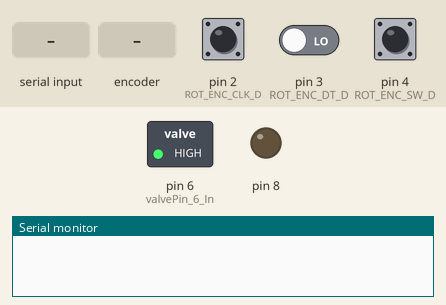
This sketch was run on a simulated Arduino Uno, built with avr-gcc and run on an emulated ATmega328P. Shown: switched loads named in the sketch (green lamp = pin HIGH), output pins drawn as LEDs (lit = HIGH), the last lines printed to the serial monitor. Inputs (shaded band) come from the test bench; at power-on: pin 4 (ROT_ENC_SW_D) HIGH, pin 2 (ROT_ENC_CLK_D) HIGH, pin 3 (ROT_ENC_DT_D) LOW.

Above: at 1.2 s.
1.3 s: "L,45\n" received over Serial
At 1.7 s:
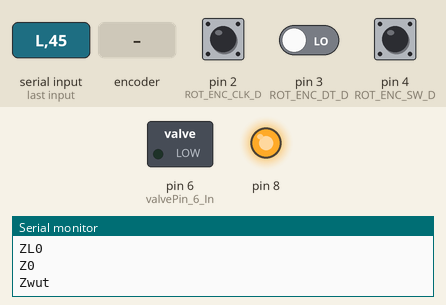
2.8 s: rotary encoder on pin 2 (ROT_ENC_CLK_D) / pin 3 (ROT_ENC_DT_D) turned 1 step (first pin leading)
4.5 s: pin 4 (ROT_ENC_SW_D) pulled LOW for 0.15 s
Timing chart, 0 to 7.5 s (numbered marks = the images above; inputs shaded):
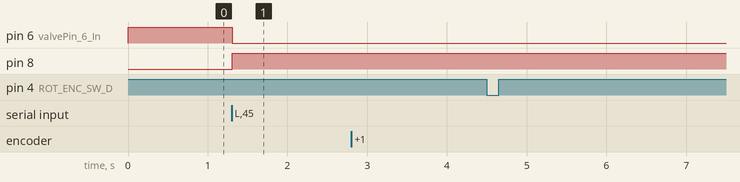

The sketch:

FlowValveTest.ino
```cpp
#define valvePin_6_In 6  // TEMP

#define ROT_ENC_CLK_D 2
#define ROT_ENC_DT_D 3
#define ROT_ENC_SW_D 4

bool flow = false;

int counter_D = 0;
int currentStateCLK_D;
int lastStateCLK_D;

unsigned long lastButtonPress = 0;

int buttonState = 0;
boolean pressed = false;

#define flowSensorPin_A 7

volatile float flow_frequency_A; // Measures flow sensor pulsesunsigned

float l_second_A; // Calculated litres/hour
unsigned long currentTime;
unsigned long cloopTime;

unsigned long volume_Old_A = 0;
unsigned long volume_New_A = 0;

char rotaryHeaders[] = {'A', 'B', 'C', 'D'};          // Headers for the rotary encoders and the button
char flowHeaders[] = {'J', 'K'};                      // Headers for the flow sensors

unsigned long loopTimer;
unsigned long loopTimer2;

void flow_A () {                                               // Interrupt function

  flow_frequency_A++;
}

void setup() {
  // put your setup code here, to run once:

  pinMode(8, OUTPUT);
  digitalWrite(8, LOW);

  pinMode(valvePin_6_In, OUTPUT);
  digitalWrite(valvePin_6_In, HIGH);

  // Set encoder pins as inputs and calibrate the last state
  pinMode(ROT_ENC_CLK_D, INPUT);
  pinMode(ROT_ENC_DT_D, INPUT);
  pinMode(ROT_ENC_SW_D, INPUT_PULLUP);

  lastStateCLK_D = digitalRead(ROT_ENC_CLK_D);

  // Set the flow sensor pins to input and calibrate the timer
  pinMode(flowSensorPin_A, INPUT);
  sei(); // Enable interrupts

  digitalWrite(flowSensorPin_A, HIGH); // Optional Internal Pull-Up
  attachInterrupt(0, flow_A, RISING); // Setup Interrupt


  currentTime = millis();
  cloopTime = currentTime;


  // Setup Serial Monitor
  Serial.begin(9600);

  // Read the initial state of CLK
  lastStateCLK_D = digitalRead(ROT_ENC_CLK_D);

  loopTimer = millis();
}

void loop() {
  // put your main code here, to run repeatedly:
  encoderReaderDay();                                             // Run the rotary encoder for the day selector
  buttonDetection();                                              // Check if the button is pressed
  flowSendData();

  if (Serial.available() > 0) {                                   // If serial data is available for reading
    readData();                                                   // Execute the method to read the data
  }
  delay(1);
}

void readData() {                                                 // Read the data
  String recievedData = Serial.readStringUntil('\n');             // Save the string until the break
  char recieveHeader = recievedData.charAt(0);                    // Check the header
  recievedData.remove(0, 1);                                      // Remove the header
  int data = recievedData.toInt();                                // Transate the remaining string to an int
  Serial.print('Z');
  Serial.println(recieveHeader + String(data));
  //Serial.println("Header Onbekend");
  switch (recieveHeader) {
    case 'L':
    Serial.print('Z');
    Serial.println(data);
      if (data == 1) {
        digitalWrite(valvePin_6_In, HIGH);
        digitalWrite(8, LOW);
        flow = true;
      }
      if (data == 0) {
        digitalWrite(valvePin_6_In, LOW);
        digitalWrite(8, HIGH);
        flow = false;
        Serial.print('Z');
        Serial.println("wut");
      }
      break;
  }
}

void buttonDetection() {
  // Read the button state
  int btnState = digitalRead(ROT_ENC_SW_D);

  //If we detect LOW signal, button is pressed
  if (btnState == LOW) {
    //if 50ms have passed since last LOW pulse, it means that the
    //button has been pressed, released and pressed again
    if (millis() - lastButtonPress > 50 && !pressed) {
      buttonState++;
      Serial.print(rotaryHeaders[3]);
      Serial.println(buttonState);
      pressed = true;
    }
    // Remember last button press event
    lastButtonPress = millis();
  } else {
    pressed = false;
  }
}

void encoderReaderDay() {
  // Read the current state of CLK
  currentStateCLK_D = digitalRead(ROT_ENC_CLK_D);

  // If last and current state of CLK are different, then pulse occurred
  // React to only 1 state change to avoid double count
  if (currentStateCLK_D != lastStateCLK_D  && currentStateCLK_D == 1) {
    // If the DT state is different than the CLK state then
    // the encoder is rotating CCW so decrement
    if (digitalRead(ROT_ENC_DT_D) != currentStateCLK_D) {
      counter_D ++;
    } else { // Encoder is rotating CW so increment
      counter_D --;
    }
    Serial.print(rotaryHeaders[0]);
    Serial.println(counter_D);
  }
  // Remember last CLK state
  lastStateCLK_D = currentStateCLK_D;
}


void flowSendData () {

  if (flow == true) {
    volume_Old_A++;
    if (loopTimer + 100 < millis()) {
      Serial.print('J');
      Serial.println(volume_Old_A);
      loopTimer = millis();
    }
  }
}
```

Measured:
- after the input at 1.3 s, pin 6 (valvePin_6_In): HIGH → LOW at once; pin 8: LOW → HIGH at once
